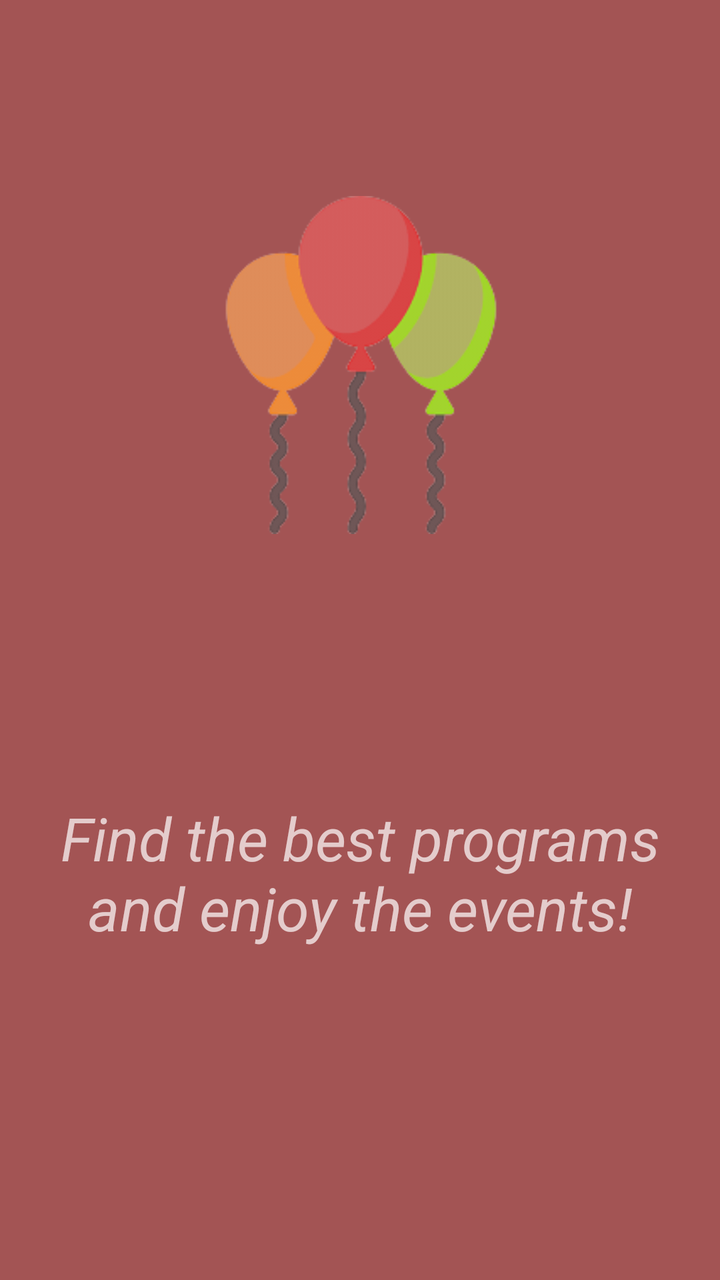
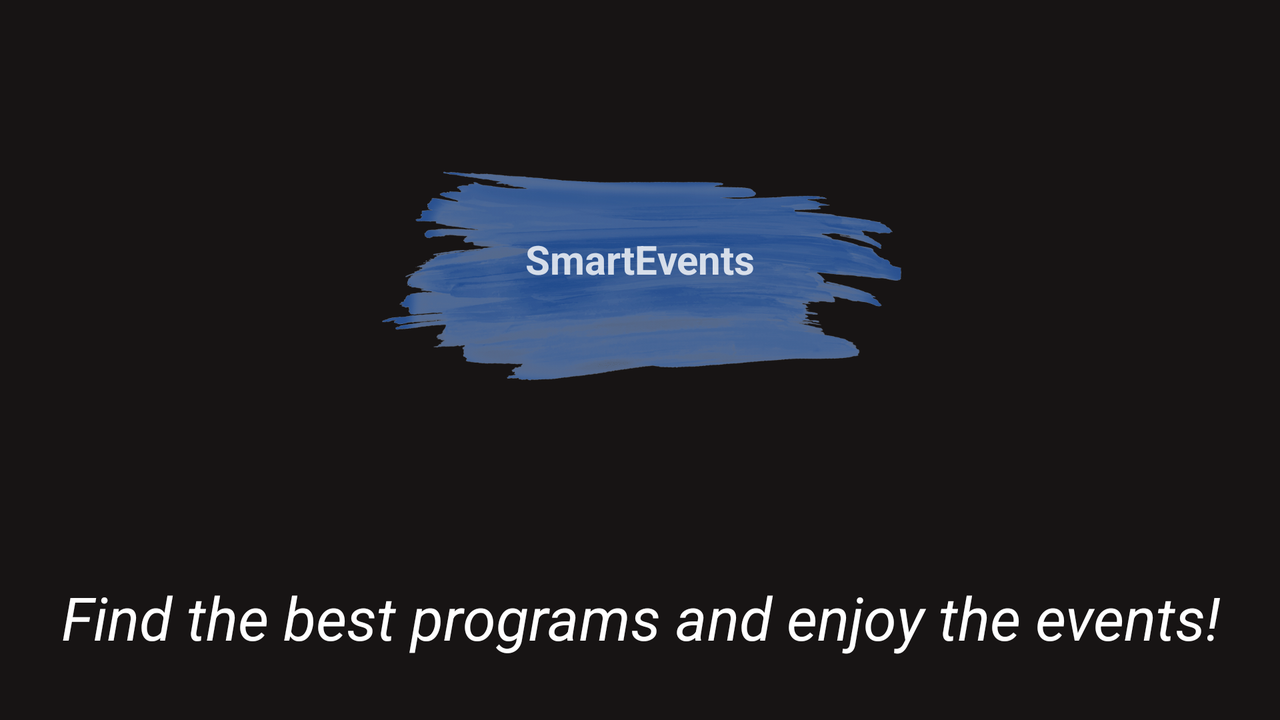

First picture: res/layout/ on a phone held upright. Second picture: the repository's own variant of that layout, on a device whose configuration matches the variant's folder. Source for both follows.
<!-- AndroidManifest.xml: application theme Theme.AppCompat.NoActionBar -->
<!-- res/layout/activity_splash_screen.xml -->
<?xml version="1.0" encoding="utf-8"?>
<androidx.constraintlayout.widget.ConstraintLayout
    xmlns:android="http://schemas.android.com/apk/res/android"
    xmlns:app="http://schemas.android.com/apk/res-auto"
    xmlns:tools="http://schemas.android.com/tools"
    android:layout_width="match_parent"
    android:layout_height="match_parent"
    android:background="#A35454">

    <ImageView
        android:id="@+id/imageView222"
        android:layout_width="169dp"
        android:layout_height="173dp"
        android:layout_marginTop="96dp"
        android:src="@drawable/balloons"
        app:layout_constraintEnd_toEndOf="parent"
        app:layout_constraintHorizontal_bias="0.502"
        app:layout_constraintStart_toStartOf="parent"
        app:layout_constraintTop_toTopOf="parent"
        tools:ignore="MissingConstraints" />

    <TextView
        android:id="@+id/text_view_splash"
        android:layout_width="wrap_content"
        android:layout_height="wrap_content"
        android:gravity="center"
        android:padding="15dp"
        android:text="@string/participant_welcome_text"
        android:textSize="30sp"
        android:textStyle="italic"
        app:layout_constraintBottom_toBottomOf="parent"
        app:layout_constraintEnd_toEndOf="parent"
        app:layout_constraintHorizontal_bias="0.0"
        app:layout_constraintStart_toStartOf="parent"
        app:layout_constraintTop_toBottomOf="@+id/imageView222"
        app:layout_constraintVertical_bias="0.432"
        tools:ignore="MissingConstraints" />

</androidx.constraintlayout.widget.ConstraintLayout>
<!-- resources referenced by this layout -->
<resources>
  <!-- drawable balloons: png bitmap (drawable, 4598 bytes) -->
  <string name="participant_welcome_text">Find the best programs and enjoy the events!</string>
</resources>
<!-- res/layout-land/activity_splash_screen.xml (the repository's variant of the layout above) -->
<!-- drawn on the phone turned sideways -->
<?xml version="1.0" encoding="utf-8"?>
<androidx.constraintlayout.widget.ConstraintLayout
    xmlns:android="http://schemas.android.com/apk/res/android"
    xmlns:app="http://schemas.android.com/apk/res-auto"
    xmlns:tools="http://schemas.android.com/tools"
    android:layout_width="match_parent"
    android:layout_height="match_parent"
    android:background="#171414">

    <ImageView
        android:id="@+id/imageView222"
        android:layout_width="568dp"
        android:layout_height="251dp"
        android:layout_marginTop="4dp"
        android:contentDescription="@string/splash_image"
        android:src="@drawable/splash"
        app:layout_constraintEnd_toEndOf="parent"
        app:layout_constraintStart_toStartOf="parent"
        app:layout_constraintTop_toTopOf="parent"
        tools:ignore="MissingConstraints" />

    <TextView
        android:id="@+id/title_text"
        android:layout_width="wrap_content"
        android:layout_height="wrap_content"
        android:alpha="0.8"
        android:text="@string/smartevents"
        android:textColor="@color/colorWhite"
        android:textSize="20sp"
        android:textStyle="bold"
        app:layout_constraintBottom_toBottomOf="@+id/imageView222"
        app:layout_constraintEnd_toEndOf="parent"
        app:layout_constraintStart_toStartOf="parent"
        app:layout_constraintTop_toTopOf="@+id/imageView222"
        tools:ignore="MissingConstraints" />

    <TextView
        android:id="@+id/text_view_splash"
        android:layout_width="wrap_content"
        android:layout_height="wrap_content"
        android:gravity="center"
        android:padding="15dp"
        android:text="@string/participant_welcome_text"
        android:textColor="@color/colorWhite"
        android:textSize="30sp"
        android:textStyle="italic"
        app:layout_constraintBottom_toBottomOf="parent"
        app:layout_constraintEnd_toEndOf="parent"
        app:layout_constraintHorizontal_bias="0.517"
        app:layout_constraintStart_toStartOf="parent"
        app:layout_constraintTop_toBottomOf="@+id/imageView222"
        app:layout_constraintVertical_bias="0.529"
        tools:ignore="MissingConstraints" />

</androidx.constraintlayout.widget.ConstraintLayout>
<!-- resources referenced by the variant -->
<!-- as the phone turned sideways resolves them -->
<resources>
  <color name="colorWhite">#FFFFFF</color>
  <!-- drawable splash: png bitmap (drawable, 94153 bytes) -->
  <string name="participant_welcome_text">Find the best programs and enjoy the events!</string>
  <string name="smartevents">SmartEvents</string>
  <string name="splash_image">splash image</string>
</resources>
